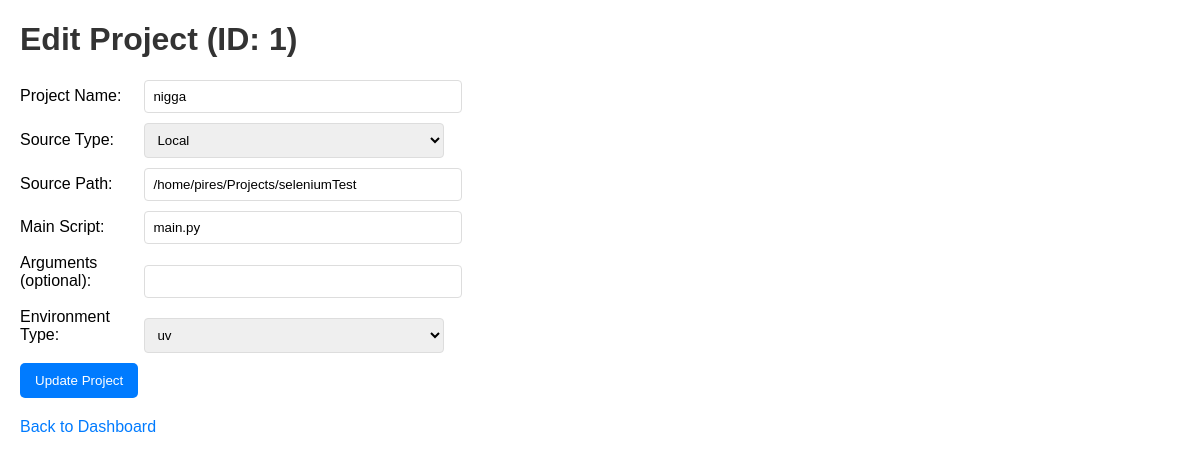
The app's page /projects/1/edit with its own data.
### app/models/project.py (models this page shows)
class Project(Base):
    __tablename__ = "projects"
    id = Column(Integer, primary_key=True, index=True)
    name = Column(String, unique=True, index=True)
    source_type = Column(String)
    source_url = Column(String, nullable=True)
    source_path = Column(String, nullable=True)
    main_script = Column(String)
    arguments = Column(String, nullable=True)
    environment_type = Column(String)
    schedules = relationship("Schedule", back_populates="project", cascade="all, delete-orphan")
    runs = relationship("Run", back_populates="project", cascade="all, delete-orphan")

### app/main.py (the view)
@app.get("/projects/{project_id}/edit", response_class=HTMLResponse)
async def edit_project_form(request: Request, project_id: int, db: Session = Depends(get_db)):
    project = crud_project.get_project(db, project_id=project_id)
    if project is None:
        raise HTTPException(status_code=404, detail="Project not found")
    return templates.TemplateResponse("edit_project.html", {"request": request, "project": project})

### templates/edit_project.html (shortened to what this page needs)
<!DOCTYPE html>
<html>
<head>
</head>
<body>
    <h1>Edit Project (ID: {{ project.id }})</h1>
    <form action="/projects/{{ project.id }}/edit" method="post">
        <div>
            <label for="name">Project Name:</label>
            <input type="text" id="name" name="name" value="{{ project.name }}" required>
        </div>
        <div>
            <label for="source_type">Source Type:</label>
            <select id="source_type" name="source_type" onchange="toggleSourceFields()" required>
                <option value="Local" {% if project.source_type == 'Local' %}selected{% endif %}>Local</option>
            </select>
        </div>
        <div>
            <label for="source_path">Source Path:</label>
            <input type="text" id="source_path" name="source_path" value="{{ project.source_path }}" required>
        </div>
        <div>
            <label for="main_script">Main Script:</label>
            <input type="text" id="main_script" name="main_script" value="{{ project.main_script }}" required>
        </div>
        <div>
            <label for="arguments">Arguments (optional):</label>
            <input type="text" id="arguments" name="arguments" value="{{ project.arguments or '' }}">
        </div>
        <div>
            <label for="environment_type">Environment Type:</label>
            <select id="environment_type" name="environment_type" required>
                <option value="uv" {% if project.environment_type == 'uv' %}selected{% endif %}>uv</option>
            </select>
        </div>
        <button type="submit">Update Project</button>
    </form>
    <a href="/" class="back-link">Back to Dashboard</a>
</body>
</html>

### templates/edit_project.html (style rules this page uses)
body { font-family: Arial, sans-serif; margin: 20px; }
h1 { color: #333; }
form div { margin-bottom: 10px; }
label { display: inline-block; width: 120px; }
input[type="text"], select { width: 300px; padding: 8px; border: 1px solid #ddd; border-radius: 4px; }
button { padding: 10px 15px; background-color: #007bff; color: white; border: none; border-radius: 5px; cursor: pointer; }
.back-link { display: block; margin-top: 20px; color: #007bff; text-decoration: none; }

### records on screen
Project: id "1", name "nigga", source_type "Local", source_path "/home/pires/Projects/seleniumTest", main_script "main.py", environment_type "uv"
